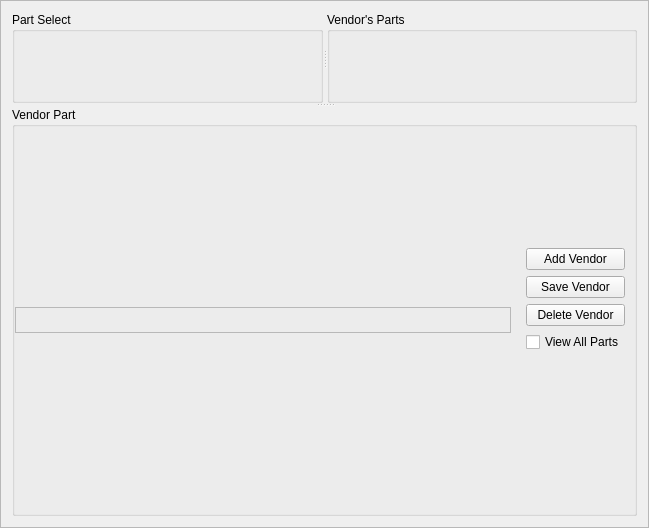
<?xml version="1.0" encoding="UTF-8"?>
<ui version="4.0">
 <class>InventoryFrame</class>
 <widget class="QFrame" name="InventoryFrame">
  <property name="geometry">
   <rect>
    <x>0</x>
    <y>0</y>
    <width>649</width>
    <height>528</height>
   </rect>
  </property>
  <property name="windowTitle">
   <string>Frame</string>
  </property>
  <property name="frameShape">
   <enum>QFrame::StyledPanel</enum>
  </property>
  <property name="frameShadow">
   <enum>QFrame::Raised</enum>
  </property>
  <layout class="QGridLayout" name="gridLayout">
   <item row="0" column="0">
    <widget class="QSplitter" name="splitter_3">
     <property name="orientation">
      <enum>Qt::Vertical</enum>
     </property>
     <widget class="QSplitter" name="splitter">
      <property name="orientation">
       <enum>Qt::Horizontal</enum>
      </property>
      <widget class="QGroupBox" name="groupBox_10">
       <property name="title">
        <string>Part Select</string>
       </property>
       <layout class="QGridLayout" name="_7">
        <item row="0" column="0">
         <widget class="QcjDataTable" name="invPartsTable">
          <property name="toolTip">
           <string/>
          </property>
          <property name="whatsThis">
           <string>&lt;html&gt;This table is for selecting a part to modify from inventory. It's xml form name is &lt;em&gt;parts_table&lt;/em&gt;&lt;/html&gt;</string>
          </property>
          <property name="xml_definition" stdset="0">
           <string>parts_table</string>
          </property>
         </widget>
        </item>
       </layout>
      </widget>
      <widget class="QGroupBox" name="groupBox_13">
       <property name="title">
        <string>Vendor's Parts</string>
       </property>
       <layout class="QGridLayout" name="_8">
        <item row="0" column="0">
         <widget class="QcjDataTable" name="part2VendorsTable">
          <property name="toolTip">
           <string/>
          </property>
          <property name="whatsThis">
           <string/>
          </property>
          <property name="xml_definition" stdset="0">
           <string>part2vendor_table</string>
          </property>
         </widget>
        </item>
       </layout>
      </widget>
     </widget>
     <widget class="QGroupBox" name="groupBox_14">
      <property name="sizePolicy">
       <sizepolicy hsizetype="Preferred" vsizetype="Maximum">
        <horstretch>0</horstretch>
        <verstretch>0</verstretch>
       </sizepolicy>
      </property>
      <property name="title">
       <string>Vendor Part</string>
      </property>
      <layout class="QHBoxLayout" name="_9">
       <property name="spacing">
        <number>6</number>
       </property>
       <property name="margin">
        <number>0</number>
       </property>
       <item>
        <widget class="QFrame" name="frame_12">
         <property name="sizePolicy">
          <sizepolicy hsizetype="Preferred" vsizetype="Maximum">
           <horstretch>0</horstretch>
           <verstretch>0</verstretch>
          </sizepolicy>
         </property>
         <property name="frameShape">
          <enum>QFrame::StyledPanel</enum>
         </property>
         <property name="frameShadow">
          <enum>QFrame::Raised</enum>
         </property>
         <layout class="QVBoxLayout" name="_10">
          <property name="spacing">
           <number>6</number>
          </property>
          <property name="margin">
           <number>9</number>
          </property>
          <item>
           <widget class="QcjDataForm" name="part2VendorsPartForm">
            <property name="toolTip">
             <string/>
            </property>
            <property name="whatsThis">
             <string>&lt;html&gt;This form for entering vendor specific parts information into inventory. It's xml form name is &lt;em&gt;parts2vendor_part_form&lt;/em&gt;&lt;/html&gt;</string>
            </property>
            <property name="xml_definition" stdset="0">
             <string>part2vendor_part_form</string>
            </property>
           </widget>
          </item>
          <item>
           <widget class="QcjDataForm" name="part2VendorsVendForm">
            <property name="toolTip">
             <string/>
            </property>
            <property name="whatsThis">
             <string>&lt;html&gt;This form for entering vendor specific information into inventory. It's xml form name is &lt;em&gt;parts2vendor_vend_form&lt;/em&gt;&lt;/html&gt;</string>
            </property>
            <property name="xml_definition" stdset="0">
             <string>part2vendor_vend_form</string>
            </property>
           </widget>
          </item>
         </layout>
        </widget>
       </item>
       <item>
        <widget class="QFrame" name="frame_7">
         <property name="sizePolicy">
          <sizepolicy hsizetype="Fixed" vsizetype="Fixed">
           <horstretch>0</horstretch>
           <verstretch>0</verstretch>
          </sizepolicy>
         </property>
         <property name="frameShape">
          <enum>QFrame::NoFrame</enum>
         </property>
         <property name="frameShadow">
          <enum>QFrame::Raised</enum>
         </property>
         <layout class="QVBoxLayout" name="_11">
          <property name="spacing">
           <number>6</number>
          </property>
          <property name="margin">
           <number>9</number>
          </property>
          <item>
           <widget class="QPushButton" name="addBtn">
            <property name="toolTip">
             <string>&lt;html&gt;Clicking this button will insert a new vendor record for the part selected above&lt;/html&gt;</string>
            </property>
            <property name="text">
             <string>Add Vendor</string>
            </property>
           </widget>
          </item>
          <item>
           <widget class="QPushButton" name="saveBtn">
            <property name="toolTip">
             <string>&lt;html&gt;Clicking this button will save the  vendor information for the part selected above&lt;/html&gt;</string>
            </property>
            <property name="text">
             <string>Save Vendor</string>
            </property>
           </widget>
          </item>
          <item>
           <widget class="QPushButton" name="deleteBtn">
            <property name="toolTip">
             <string>&lt;html&gt;Clicking this button will delete the vendor information for the part selected above&lt;/html&gt;</string>
            </property>
            <property name="text">
             <string>Delete Vendor</string>
            </property>
           </widget>
          </item>
          <item>
           <widget class="QCheckBox" name="allPart2VendorBtn">
            <property name="toolTip">
             <string>&lt;html&gt;Checking this box will show all vendor parts, not just the vendors for the part above&lt;/html&gt;</string>
            </property>
            <property name="text">
             <string>View All Parts</string>
            </property>
           </widget>
          </item>
          <item>
           <spacer>
            <property name="orientation">
             <enum>Qt::Vertical</enum>
            </property>
            <property name="sizeType">
             <enum>QSizePolicy::Expanding</enum>
            </property>
            <property name="sizeHint" stdset="0">
             <size>
              <width>20</width>
              <height>40</height>
             </size>
            </property>
           </spacer>
          </item>
         </layout>
        </widget>
       </item>
      </layout>
     </widget>
    </widget>
   </item>
  </layout>
 </widget>
 <customwidgets>
  <customwidget>
   <class>QcjDataForm</class>
   <extends>QFrame</extends>
   <header>QcjData/QcjDataForm.h</header>
  </customwidget>
  <customwidget>
   <class>QcjDataTable</class>
   <extends>QFrame</extends>
   <header>QcjData/QcjDataTable.h</header>
  </customwidget>
 </customwidgets>
 <resources/>
 <connections/>
</ui>
